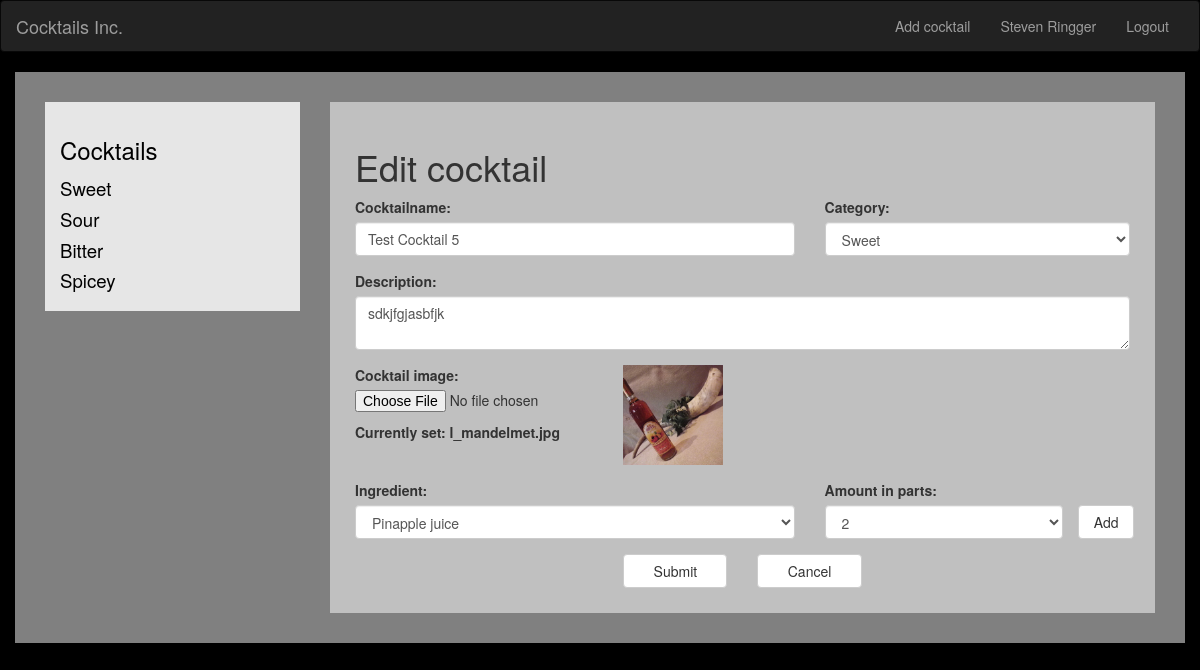
The page /?action=edit&id=4 (signed in) on the database its author committed.
### tables this page shows
CREATE TABLE `users` (
  `idusers` int(11) NOT NULL,
  `firstname` varchar(45) NOT NULL,
  `lastname` varchar(45) NOT NULL,
  `email` varchar(45) NOT NULL,
  `fk_login_id` int(11) NOT NULL,
  `role` int(11) NOT NULL DEFAULT '2'
);

CREATE TABLE `cocktail_details` (
  `idcoccktail_details` int(11) NOT NULL,
  `c_name` varchar(100) NOT NULL,
  `c_description` mediumtext NOT NULL,
  `c_image` varchar(100) NOT NULL DEFAULT 'placeholder.png',
  `category` int(11) NOT NULL DEFAULT '1'
);

CREATE TABLE `categories` (
  `idcategories` int(11) NOT NULL,
  `category_name` varchar(45) NOT NULL
);

CREATE TABLE `ingredients` (
  `idingredients` int(11) NOT NULL,
  `ingredient` varchar(100) NOT NULL
);

CREATE TABLE `amounts` (
  `idamounts` int(11) NOT NULL,
  `amount` varchar(45) NOT NULL
);

### sites/user_management/session.php (called while the page is built, shortened)
<?php
  $con = new Connection();
  $db = $con->getConnection();
  if (isset($_SESSION['login_id'])) {
    $user_check = $_SESSION['login_id'];
    $ses_sql = mysqli_query($db,"select * from login where idlogin = '$user_check' ");
  }
?>

### sites/user_management/user_info.php (called while the page is built)
<?php
  if (!function_exists('getUserName')) {
    function getUserName($userID){
      $con = new Connection();
      $db = $con->getConnection();
      $sql = mysqli_query($db,"select * from users where fk_login_id = '$userID'");
      $row = mysqli_fetch_array($sql,MYSQLI_ASSOC);
      return $row;
    }
  }
?>

### sites/product_management/product_details.php (called while the page is built, shortened)
<?php
class ProductDetails
{
  private $db;
  public function __construct()
  {
    $this->db = new Connection();
  }
  public function getCocktail($id){
    $con = $this->db->getConnection();
      foreach(mysqli_query($con, 'SELECT * FROM cocktail_details WHERE idcoccktail_details='.$id)as $key){
        $titel = $key['c_name'];
        $description = $key['c_description'];
        $id = $key['idcoccktail_details'];
        $image = $key['c_image'];
        $cat = $key['category'];
        $ingredients = array();
        foreach (mysqli_query($con, 'Select i.ingredient, a.amount from cocktails join ingredients i on fk_ingredient_id=idingredients join amounts a on fk_amounts_id=idamounts where fk_detail_id='.$id.';') as $co) {
          $ingredients[] = array($co['ingredient'],$co['amount']);
        }
        $rating = 0;
        $count = 0;
        foreach (mysqli_query($con, 'SELECT * FROM rating where fk_cocktail='.$id.';') as $co) {
          $rating = $rating + $co['rating'];
          $count++;
        }
        if ($count != 0) {
          $rating = round($rating/$count);
        }else{
          $rating = 0;
        }
        $getcat = mysqli_fetch_assoc(mysqli_query($con, 'SELECT category_name FROM categories where idcategories='.$cat.';'));
      $category = $getcat['category_name'];
        $cocktail = new Cocktail($id, $titel, $description, $image, $ingredients, $category, $rating);
      }
      return $cocktail;
  }
  public function getAmounts(): array{
    $amounts = array();
    $con = $this->db->getConnection();
      foreach(mysqli_query($con, 'SELECT * FROM amounts')as $key){ $amounts[$key['idamounts']] = $key['amount']; }
      return $amounts;
  }
  public function getCategories(): array{
    $category = array();
    $con = $this->db->getConnection();
      foreach(mysqli_query($con, 'SELECT * FROM categories')as $key){ $category[$key['idcategories']] = $key['category_name']; }
      return $category;
  }
}
?>

### sites/product_management/cocktail.php (called while the page is built, shortened)
<?php
class Cocktail
{
    private $title;
    private $description;
    private $image;
    private $ingredients;
    private $cat;
    public function __construct($id, $title, $description, $image, $ingredients, $cat, $rating)
    {
        $this->title = $title;
        $this->description = $description;
        $this->image = $image;
        $this->ingredients = $ingredients;
        $this->cat = $cat;
    }
    public function getTitle(){return $this->title;}
    public function getdescription(){return $this->description;}
    public function getimage(){return $this->image;}
    public function getingredients(){return $this->ingredients;}
    public function getCat(){return $this->cat;}
}
?>

### sites/product_management/editCocktail.php (the view, shortened to what this page needs)
<?php
  $products = new ProductDetails();
  $ingredients = $products->getIngredients();
  $amounts = $products->getAmounts();
  $categories = $products->getCategories();
  $cocktail = $products->getCocktail($_GET['id']);
?>
<div class="add_cocktail">
<h1>Edit cocktail</h1>
<form method="post" action="/cocktail/sites/product_management/validate.php" onsubmit="return validateForm()" name="addCocktail" enctype="multipart/form-data">
  <div class="row">
    <div class="form-group col-sm-7">
      <label for="title">Cocktailname: </label>
      <input type="text" class="form-control" name="title" id="title" value="<?php echo $cocktail->getTitle(); ?>" required>
    </div>
    <div class="form-group col-sm-5">
      <label for="cat">Category: </label>
      <select class="form-control" name="cat" id="cat" required>
        <?php foreach ($categories as $cat => $value):
        if ($cat == $cocktail->getCat()) { ?>
          <option value="<?php echo $cat; ?>" selected><?php echo $value; ?></option>
        <?php }else{ ?>
          <option value="<?php echo $cat; ?>"><?php echo $value; ?></option>
        <?php }
         endforeach ?>
      </select>
    </div>
  </div>
  <div class="row">
    <div class="form-group col-sm-12">
      <label for="desc">Description:</label>
      <textarea class="form-control" name="desc" id="desc" ><?php echo $cocktail->getdescription(); ?></textarea>
    </div>
  </div>
  <div class="row">
    <div class="form-group col-sm-12">
      <div class="row">
        <div class="col-sm-4">
          <label for="img">Cocktail image:</label>
          <input type="file" name="fileToUpload" id="fileToUpload" onchange="document.getElementById('cocktail_pic').src=window.URL.createObjectURL(this.files[0])">
          <div class="currentPic">Currently set: <?php echo $cocktail->getimage(); ?></div>
        </div>
        <div class="col-sm-4">
          <div class="preview">
            <img src="/cocktail/img/<?php echo $cocktail->getimage(); ?>" id="cocktail_pic">
          </div>
        </div>
      </div>
    </div>
  </div>
  <div class="row">
    <label for="ing" class="col-sm-7">Ingredient: </label>
    <label for="am" class="col-sm-4">Amount in parts: </label>
  </div>
  <div class="row">
    <div class="form-group col-sm-12">
      <div class="container1">
      <?php
      $i = 0;
      foreach ($cocktail->getingredients() as $ingredient) { ?>
        <div class="row">
          <div class="col-sm-7">
            <select class="form-control" name="ing[]" id="ing" required>
              <?php foreach ($ingredients as $ing => $value):
                if($value == $ingredient[0]){ ?>
                  <option value="<?php echo $ing; ?>" selected><?php echo $value; ?></option>
                <?php }else{ ?>
                  <option value="<?php echo $ing; ?>"><?php echo $value; ?></option>
              <?php  }
               endforeach ?>
            </select>
          </div>
          <div class="col-sm-4">
            <select class="form-control" name="am[]" id="am" required>
              <?php foreach ($amounts as $am => $value):
                if($value == $ingredient[1]){ ?>
                <option value="<?php echo $am; ?>" selected><?php echo $value; ?></option>
              <?php }else{ ?>
                <option value="<?php echo $am; ?>"><?php echo $value; ?></option>
              <?php }
               endforeach ?>
            </select>
          </div>
          <?php
          if ($i==0) {
            echo '<button class="add_form_field col-sm-1 btn btn-default">Add</button>';
          }else{
            echo '<a href="#" class="delete_ing col-sm-1 btn btn-default">Delete</a>';
          }
          ?>
        </div>
        <?php
        $i++;
         } ?>
      </div>
    </div>
    </div>
  <div class="row">
       <div class="col-sm-4"></div>
       <div class="col-sm-2"><button type="submit" value="submit" class="btn btn-default submit">Submit</button></div>
       <div class="col-sm-2"><a href="index.php" class="btn btn-default submit">Cancel</a></div>
       <div class="col-sm-4"></div>
  </div>
</form>
</div>

### nav/main_nav.php (shortened to what this page needs)
<?php
  include $_SERVER['DOCUMENT_ROOT'].'/cocktail/sites/user_management/session.php';
  require_once $_SERVER['DOCUMENT_ROOT'].'/cocktail/sites/user_management/user_info.php';
  if (isset($_SESSION['login_id'])) {
    $user = getUserName($_SESSION['login_id']);
  }
 ?>
<nav class="navbar navbar-inverse">
  <div class="container-fluid">
    <div class="navbar-header">
      <a class="navbar-brand" href="/cocktail/index.php">Cocktails Inc.</a>
    </div>
    <div class="collapse navbar-collapse" id="myNavbar">
      <ul class="nav navbar-nav navbar-right">
        <?php
          if(!isset($_SESSION['login_id'])){
            echo '<li><a href="?action=signup"><span class="glyphicon glyphicon-user"></span> Sign Up</a></li>
            <li><a href="?action=login"><span class="glyphicon glyphicon-log-in"></span> Login</a></li>';
          }else{
            if ($user['role']==1) {
              echo '<li><a href="/cocktail/index.php?action=add">Add cocktail</a></li>';
            }
            echo '<li><a href="?action=user">'.$user['firstname'] . ' ' .$user['lastname'].'</a></li>';
            echo '<li><a href="/cocktail/sites/user_management/logout.php">Logout</a></li>';
          }
         ?>
      </ul>
    </div>
  </div>
</nav>

### css/styles.css (style rules this page uses)
body { background-color: black; }
a, a:hover { color: black; text-decoration: none; }
.add_cocktail { padding: 25px; }
.add_form_field, .delete_ing { width: 7%; }
textarea { resize: vertical; }
.preview img { width: 100px; height: 100px; object-fit: cover; overflow: hidden; }
.currentPic { margin-top: 10px; font-weight: bold; }
.submit { width: 100% }

### rows shown on the page
users: firstname "Steven", lastname "Ringger"
cocktail_details: title "Test Cocktail 5", desc "sdkjfgjasbfjk", c_image "l_mandelmet.jpg", c_image (picture)
categories: cat "Sweet"
ingredients: ingredient "Pinapple juice", amount "2"

### other values the page prints
$value "Sweet"
$value "Sour"
$value "Bitter"
$value "Spicey"
